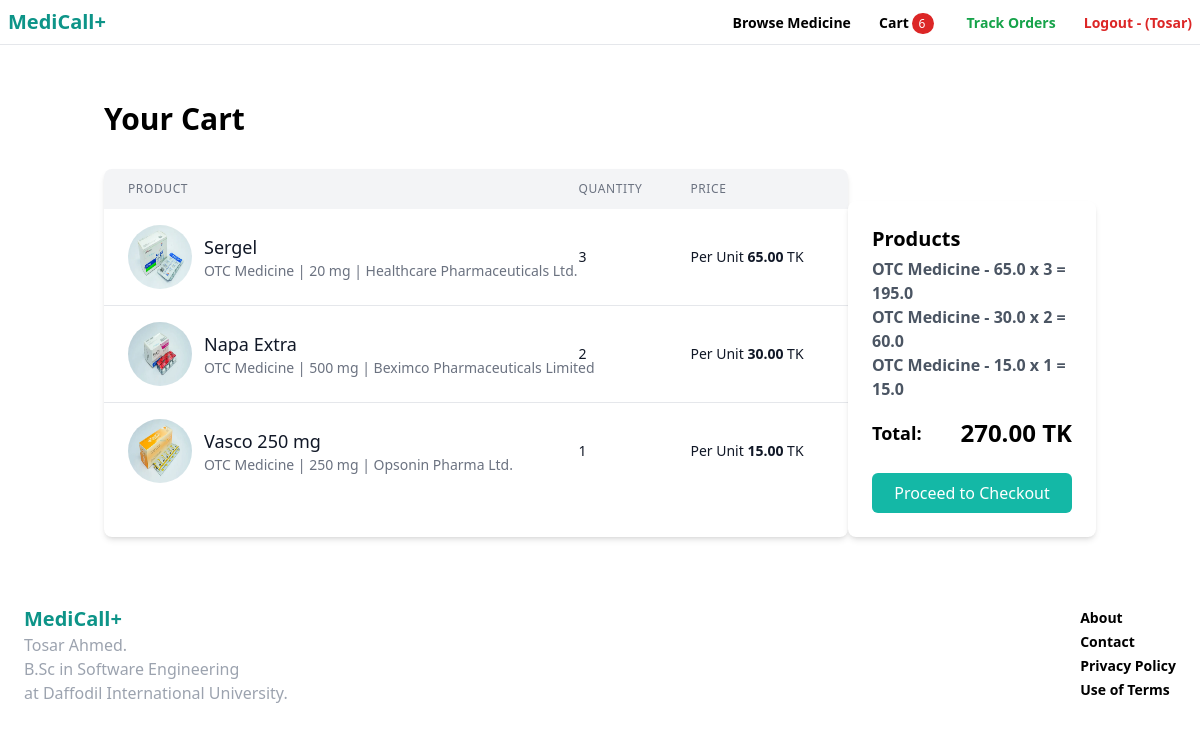
/items/cart_items/ (signed in), run on an earlier commit of the app's database.
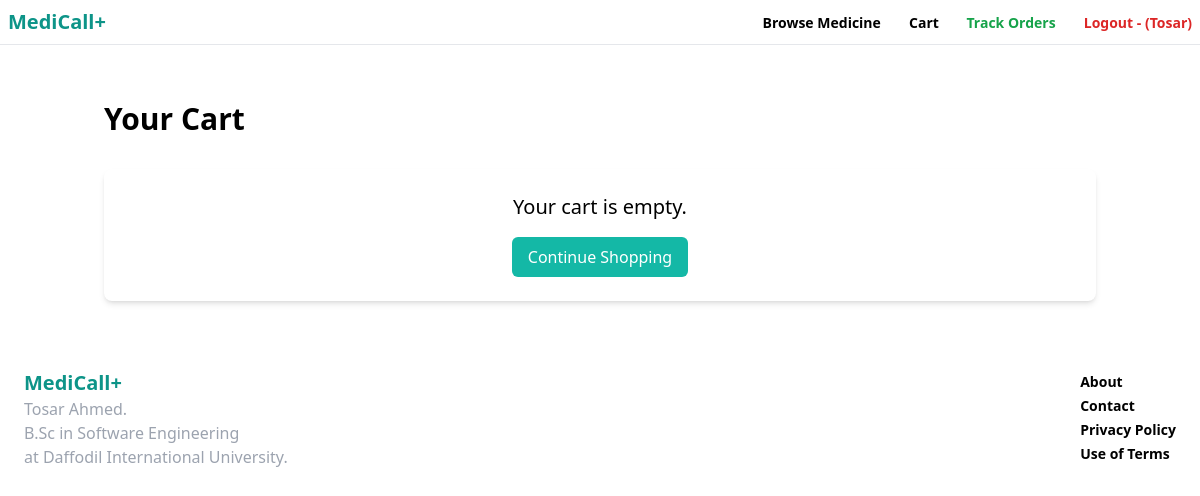
And on a later commit of the database.
### item/models.py (models this page shows, shortened)
class CartItem(models.Model):
    cart = models.ForeignKey(Cart, on_delete=models.CASCADE, related_name="cart_items")
    item = models.ForeignKey(Item, on_delete=models.CASCADE)
    quantity = models.PositiveIntegerField(default=1)

class Item(models.Model):
    category = models.ForeignKey(Category, related_name='items', on_delete=models.CASCADE)
    name = models.CharField(max_length=255)
    mg = models.TextField(max_length=50, blank=True, null=True, verbose_name="Unit")
    group = models.TextField(max_length=255, blank=True, null=True)
    company = models.TextField(max_length=255, blank=True, null=True)
    short_description = models.TextField(blank=True, null=True)
    description = models.TextField(blank=True, null=True)
    price = models.FloatField()
    image = models. ImageField(upload_to = 'items images', blank=True, null=True)
    is_sold = models.BooleanField(default=False)
    created_by = models.ForeignKey(User, related_name='items', on_delete=models.CASCADE)
    created_at = models.DateTimeField(auto_now_add=True)

class Category(models.Model):
    name = models.CharField(max_length=255)
    order = models.IntegerField(default=1)
    class Meta:
        ordering = ('name',)
        verbose_name_plural= 'Categories'

### item/views.py (the view)
# urls.py: path('cart_items/', cart_items, name='cart-items'),
@login_required
def cart_items(request):
    cart = Cart.objects.get(user=request.user)
    cart_items = CartItem.objects.filter(cart=cart)
    cart_total = sum(cart_item.item.price * cart_item.quantity for cart_item in cart.cart_items.all())
    for cart in cart_items:
        cart.total_price = cart.item.price * cart.quantity
    return render(request, 'item/cart_items.html', {'cart_items': cart_items, 'cart_total': cart_total, 'cart_id': cart.id})

### core/context_processors.py (called while the page is built)
def cart_item_count(request):
    if request.user.is_authenticated:
        try:
            cart = Cart.objects.get(user=request.user)
            count = sum(item.quantity for item in cart.cart_items.all())
        except Cart.DoesNotExist:
            count = 0
    else:
        cart = request.session.get('cart', {})
        count = sum(item['quantity'] for item in cart.values())
    return {'cart_item_count': count}

### item/templates/item/cart_items.html (shortened to what the changed rows need)
{% extends 'core/base.html' %}
{% block content %}
<div class="container mx-auto px-4 py-8">
    <h1 class="text-3xl font-bold mb-8">Your Cart</h1>
    {% if cart_items %}
        <div class="grid grid-cols-4">
            <div class="bg-white shadow-md rounded-lg overflow-hidden col-span-3">
                <table class="w-full">
                    <thead>
                        <tr class="bg-gray-100">
                            <th class="px-6 py-3 text-left text-xs font-medium text-gray-500 uppercase tracking-wider">Product</th>
                            <th class="px-6 py-3 text-left text-xs font-medium text-gray-500 uppercase tracking-wider">Quantity</th>
                            <th class="px-6 py-3 text-left text-xs font-medium text-gray-500 uppercase tracking-wider">Price</th>
                            <th class="px-6 py-3 text-left text-xs font-medium text-gray-500 uppercase tracking-wider">Action</th>
                        </tr>
                    </thead>
                    <tbody class="divide-y divide-gray-200">
                        {% for cart in cart_items %}
                            <tr>
                                <td class="px-6 py-4 whitespace-nowrap">
                                    <div class="flex items-center">
                                        {% if cart.item.image %}
                                            <img class="h-16 w-16 rounded-full mr-3" src="{{ cart.item.image.url }}" alt="{{ item.name }}">
                                        {% endif %}
                                        <div class="text-sm font-medium text-gray-900">
                                            <p class="text-lg">{{ cart.item.name }}</p>
                                            <span class="text-sm text-gray-500">{{ cart.item.category.name }} |  {{ cart.item.mg }} | {{ cart.item.company }}</span>
                                        </div>
                                    </div>
                                </td>
                                <td class="px-6 py-4 whitespace-nowrap">
                                    <div class="text-sm text-gray-900">{{ cart.quantity }}</div>
                                </td>
                                <td class="px-6 py-4 whitespace-nowrap">
                                    <div class="text-sm text-gray-900">Per Unit <span class="font-bold">{{ cart.item.price|floatformat:2 }}</span> TK</div>
                                </td>
                                <td class="px-6 py-4 whitespace-nowrap">
                                </td>
                            </tr>
                        {% endfor %}
                    </tbody>
                </table>
            </div>
            <div class="mt-8 bg-white shadow-md rounded-lg p-6">
                <p class="font-bold text-xl mb-1">Products</p>
                {% for cart in cart_items %}
                    <span class="text-gray-600 font-semibold py-2">{{cart.item.category.name}} - {{cart.item.price}} x {{cart.quantity}} = {{cart.total_price}} </span><br>
                {% endfor %}
                <div class="flex justify-between items-center mt-4">
                    <span class="text-lg font-semibold">Total:</span>
                    <span class="text-2xl font-bold">{{ cart_total|floatformat:2 }} TK</span>
                </div>
                <div class="mt-6">
                    <a href="{% url 'payment:delivery-address' subtotal=cart_total cartid=cart_id %}" class="w-full bg-teal-500 text-white py-2 px-4 rounded-md hover:bg-teal-600 focus:outline-none focus:ring-2 focus:ring-teal-500 focus:ring-opacity-50 inline-block text-center">
                        Proceed to Checkout
                    </a>
                </div>
            </div>
        </div>
    {% else %}
        <div class="bg-white shadow-md rounded-lg p-6 text-center">
            <p class="text-xl">Your cart is empty.</p>
            <a href="" class="mt-4 inline-block bg-teal-500 text-white py-2 px-4 rounded-md hover:bg-teal-600 focus:outline-none focus:ring-2 focus:ring-blue-500 focus:ring-opacity-50">
                Continue Shopping
            </a>
        </div>
    {% endif %}
</div>
{% endblock %}

### core/templates/core/base.html (shortened to what this page needs)
<!DOCTYPE html>
<html>
<head>
    <script src="https://cdn.tailwindcss.com"></script>
    <link href="https://cdnjs.cloudflare.com/ajax/libs/font-awesome/6.0.0-beta3/css/all.min.css" rel="stylesheet">
</head>
<body>
    <nav class="px-2 py-2 flex justify-between items-center border-b border-gray-200">
        <a href="/" , class="text-xl font-semibold text-teal-600">MediCall+</a>
        <div class="space-x-6">
            <a href="{% url 'item:items' %}" , class="text-sm font-semibold hover:text-teal-400">Browse Medicine</a>
            {% if request.user.is_authenticated %}
            <a href="{% url 'item:cart-items' %}" , class="text-sm font-semibold hover:text-teal-400">
                Cart
                {% if cart_item_count > 0 %}
                <span
                    class="bg-red-600 text-white text-xs font-medium me-2 px-1.5 py-0.5 rounded-full dark:bg-red-600 dark:text-red-300">
                    {{cart_item_count}}
                </span>
                {% endif %}
            </a>
            <a href="{% url 'payment:track-order' %}" , class="text-sm text-green-600 font-semibold hover:text-teal-400">Track Orders</a>
            <form method="post" class="inline" action="{% url 'core:logout' %}">
                <button type="submit" class="text-sm text-red-600 font-semibold hover:text-red-800">Logout - ({{request.user.first_name}})</button>
            </form>
            {% else %}
            <a href="{% url 'core:signup' %}" , class="text-sm font-semibold hover:text-teal-400">Sign Up</a>
            <a href="{% url 'core:login' %}" , class="text-sm font-semibold hover:text-teal-400">Log in</a>
            {% endif %}
        </div>
    </nav>
    <div class="px-6 py-6">
        {% block content %}
        {% endblock %}
    </div>
    <footer class="px-6 py-3 flex justify-between">
        <div class="w-2/3 pr-10">
            <a href="/" , class="text-xl font-semibold text-teal-600">MediCall+</a>
            <p class="text-gray-400">Tosar Ahmed. <br> B.Sc in Software Engineering <br> at Daffodil International
                University.</p>
        </div>
        <div class=" ">
            <ul>
                <li><a href="#" , class="text-sm font-semibold hover:text-teal-400">About</a></li>
                <li><a href="{% url 'core:contact' %}" , class="text-sm font-semibold hover:text-teal-400">Contact</a>
                </li>
                <li><a href="#" , class="text-sm font-semibold hover:text-teal-400">Privacy Policy</a></li>
                <li><a href="#" , class="text-sm font-semibold hover:text-teal-400">Use of Terms</a></li>
            </ul>
        </div>
    </footer>
</body>
</html>

What changed in the data, as far as the page shows it:
removed CartItem: item.image (picture), item.name "Sergel", item.category.name "OTC Medicine", item.mg "20 mg", item.company "Healthcare Pharmaceuticals Ltd.", quantity "3", item.price "65.00", item.price "65.0", total_price "195.0"
removed CartItem: item.image (picture), item.name "Napa Extra", item.category.name "OTC Medicine", item.mg "500 mg", item.company "Beximco Pharmaceuticals Limited", quantity "2", item.price "30.00", item.price "30.0", total_price "60.0"
removed CartItem: item.image (picture), item.name "Vasco 250 mg", item.category.name "OTC Medicine", item.mg "250 mg", item.company "Opsonin Pharma Ltd.", quantity "1", item.price "15.00", item.price "15.0", total_price "15.0"
Also different on the page:
{{ cart_item_count }}: "6" → (not shown)
{{ cart_total|floatformat:2 }}: "270.00" → (not shown)
text no longer shown: "PRODUCT QUANTITY PRICE Products Total: TK Proceed to Checkout"
text now shown: "Your cart is empty. Continue Shopping"
